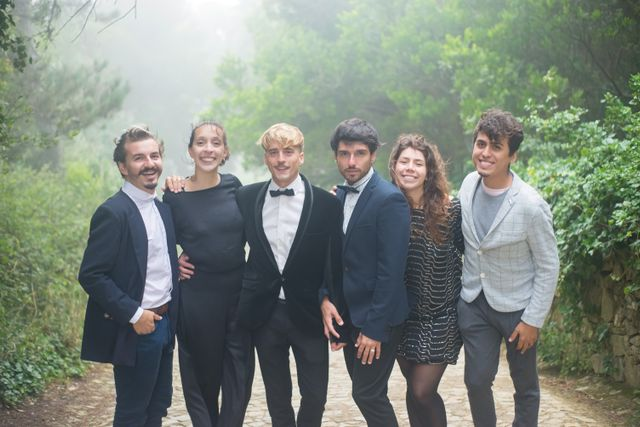
#> input picture examples/people01.jpg, 640 x 427 px
$ python show_people01.py
#> lines starting #> are read from the running program, lines starting #| are printed output that depends on the picture
from pathlib import Path  # 匯入處理檔案路徑的工具
import numpy as np  # 匯入數值運算套件
import cv2  # 匯入 OpenCV 套件

image_path = Path(__file__).resolve().parent / "people01.jpg"  # 以程式所在資料夾為基準設定圖片路徑
image = cv2.imread(str(image_path))  # 讀取 people01.jpg 圖片
#> image is the input picture: shape (427, 640, 3); mean B, G, R 123.5, 133.7, 125.2

if image is None:  # 檢查圖片是否讀取成功
    raise FileNotFoundError(f"找不到或無法讀取圖片：{image_path}")  # 讀取失敗時顯示錯誤訊息

resized_image = cv2.resize(image, (800, 600))  # 將圖片縮放為寬 800、高 600 像素
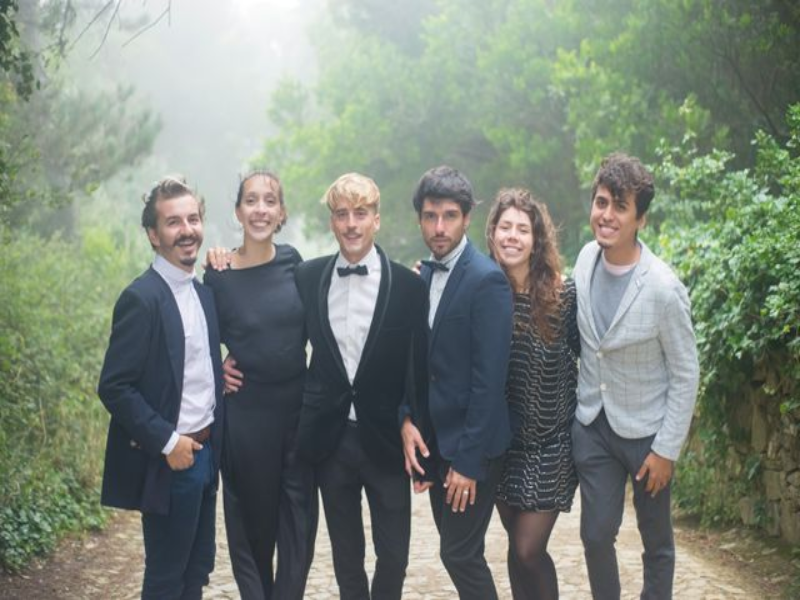
#> resized_image: shape (600, 800, 3); mean B, G, R 123.4, 133.6, 125
gray_image = cv2.cvtColor(resized_image, cv2.COLOR_BGR2GRAY)  # 將 BGR 三通道依 Gray=0.114B+0.587G+0.299R 轉換成單通道灰階影像
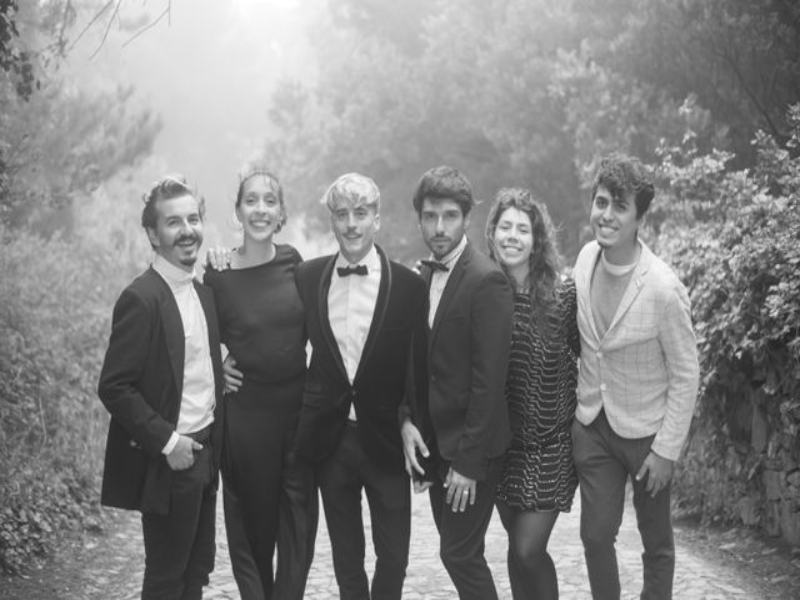
#> gray_image: shape (600, 800); min 33, max 255, mean 129.9
gray_bgr_image = cv2.cvtColor(gray_image, cv2.COLOR_GRAY2BGR)  # 將灰階單通道轉回三通道，讓它能與彩色圖水平拼接
combined_image = cv2.vconcat([resized_image, gray_bgr_image])  # 將原圖與灰階圖由上到下垂直堆疊
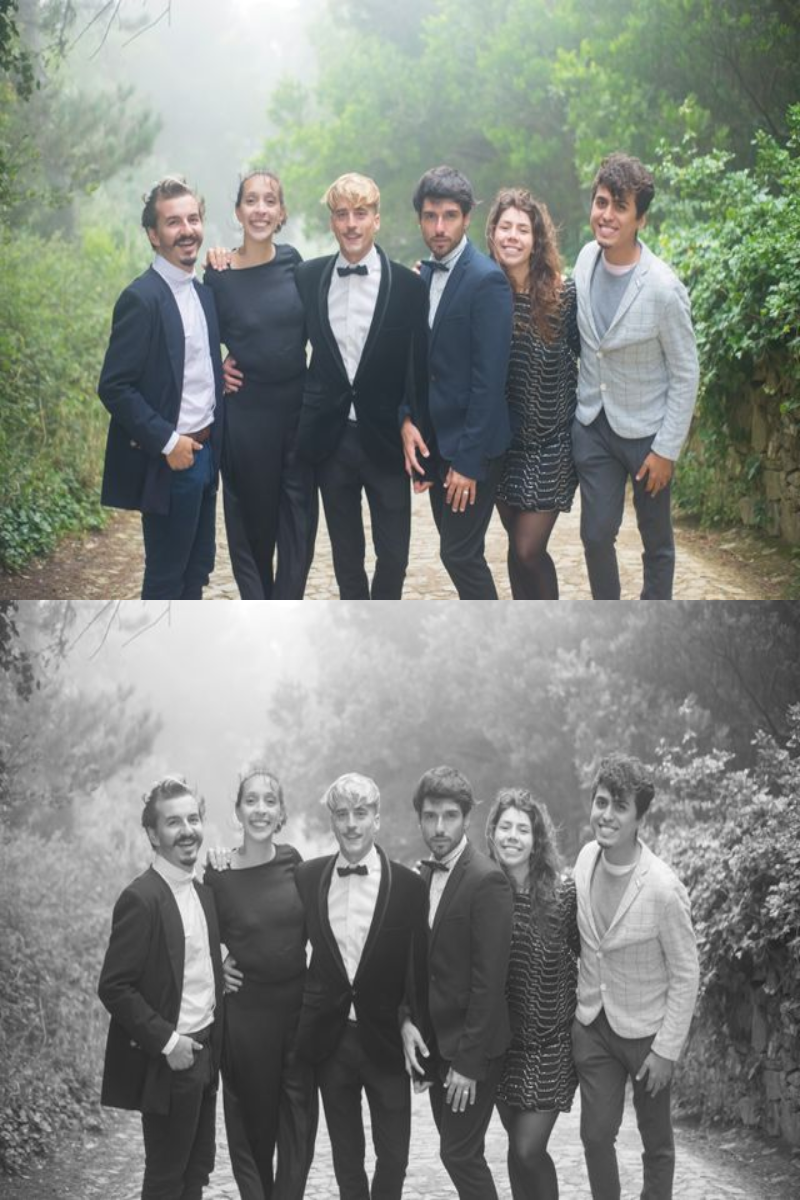
#> combined_image: shape (1200, 800, 3); mean B, G, R 126.6, 131.8, 127.5
cv2.imshow("people01 - Original and Gray", combined_image)  # 建立視窗並顯示垂直堆疊後的圖片
npStack = np.hstack((resized_image, gray_bgr_image))
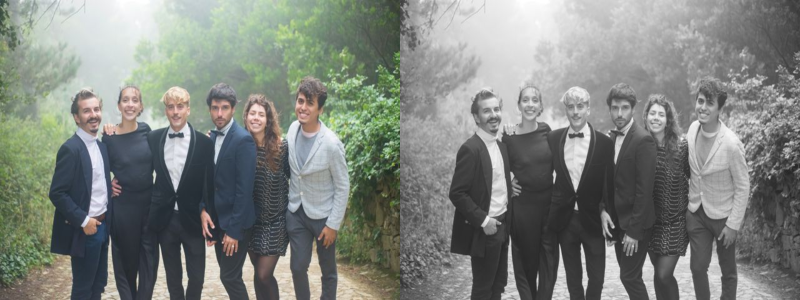
#> npStack: shape (600, 1600, 3) (shown at 1/2 size); mean B, G, R 126.6, 131.8, 127.5
vstack=np.vstack((npStack, npStack))  # 將原圖與灰階圖由左到右水平堆疊
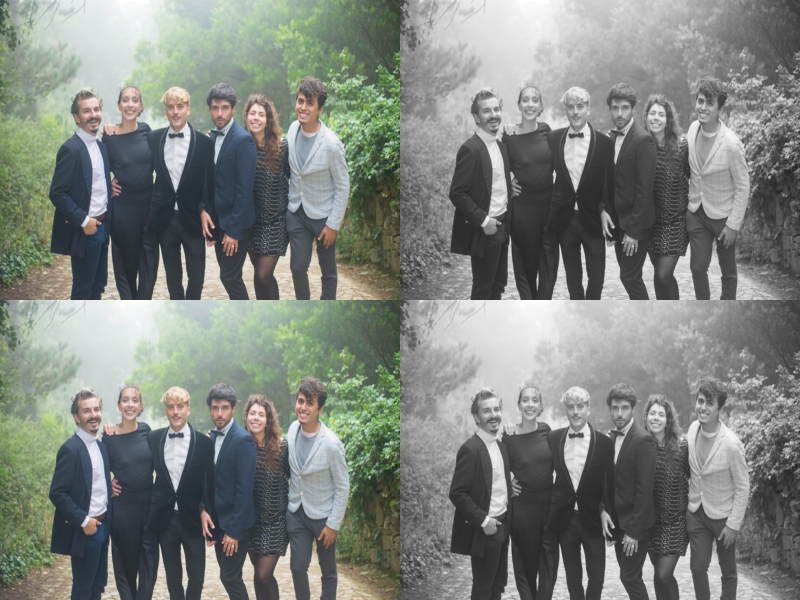
#> vstack: shape (1200, 1600, 3) (shown at 1/2 size); mean B, G, R 126.6, 131.8, 127.5
cv2.imshow('np stack', vstack)  # 建立視窗並顯示水平堆疊後的圖片
 # 將原圖與灰階圖由左到右水平堆疊

print(f"原圖 shape：{resized_image.shape}")  # 顯示原圖的高度、寬度與三個色彩通道
#| 原圖 shape：(600, 800, 3)
print(f"灰階圖 shape：{gray_image.shape}")  # 顯示灰階圖的高度與寬度
#| 灰階圖 shape：(600, 800)
print(f"堆疊圖 shape：{combined_image.shape}")  # 顯示垂直堆疊後的總高度、寬度與三個色彩通道
#| 堆疊圖 shape：(1200, 800, 3)
cv2.waitKey(0)  # 等待使用者按下任意按鍵
cv2.destroyAllWindows()  # 關閉所有 OpenCV 視窗
